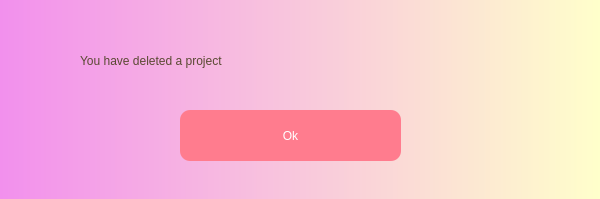
<?xml version="1.0" encoding="UTF-8"?>
<ui version="4.0">
 <class>Dialog</class>
 <widget class="QDialog" name="Dialog">
  <property name="geometry">
   <rect>
    <x>0</x>
    <y>0</y>
    <width>600</width>
    <height>199</height>
   </rect>
  </property>
  <property name="windowTitle">
   <string>Dialog</string>
  </property>
  <property name="styleSheet">
   <string notr="true"/>
  </property>
  <widget class="QWidget" name="widget" native="true">
   <property name="geometry">
    <rect>
     <x>0</x>
     <y>0</y>
     <width>600</width>
     <height>200</height>
    </rect>
   </property>
   <property name="styleSheet">
    <string notr="true">QWidget#widget{
background-color:qlineargradient(spread:reflect, x1:0, y1:0, x2:1, y2:0, stop:0 rgba(242, 144, 237, 255), stop:1 rgba(255, 255, 203, 255));}</string>
   </property>
   <widget class="QLabel" name="create_a_project">
    <property name="geometry">
     <rect>
      <x>80</x>
      <y>10</y>
      <width>521</width>
      <height>101</height>
     </rect>
    </property>
    <property name="styleSheet">
     <string notr="true">color:rgb(90, 73, 50);
font: 63 20pt &quot;Yu Gothic UI Semibold&quot;;
</string>
    </property>
    <property name="text">
     <string>You have deleted a project</string>
    </property>
   </widget>
   <widget class="QPushButton" name="Ok">
    <property name="geometry">
     <rect>
      <x>180</x>
      <y>110</y>
      <width>221</width>
      <height>51</height>
     </rect>
    </property>
    <property name="styleSheet">
     <string notr="true">QPushButton{
background-color: rgb(255, 124, 142);
font: 63 18pt &quot;Yu Gothic UI Semibold&quot;;
color: rgb(255, 255, 255);
border-radius: 10px;
}

QPushButton:hover
{
background-color: rgb(141, 91, 158);
font: 63 18pt &quot;Yu Gothic UI Semibold&quot;;
color: rgb(255, 255, 255);
border-radius: 10px;
}

QPushButton:pressed
{
padding-left:5px;
padding-top:5px;
}
</string>
    </property>
    <property name="text">
     <string>Ok</string>
    </property>
   </widget>
  </widget>
 </widget>
 <resources/>
 <connections/>
</ui>
